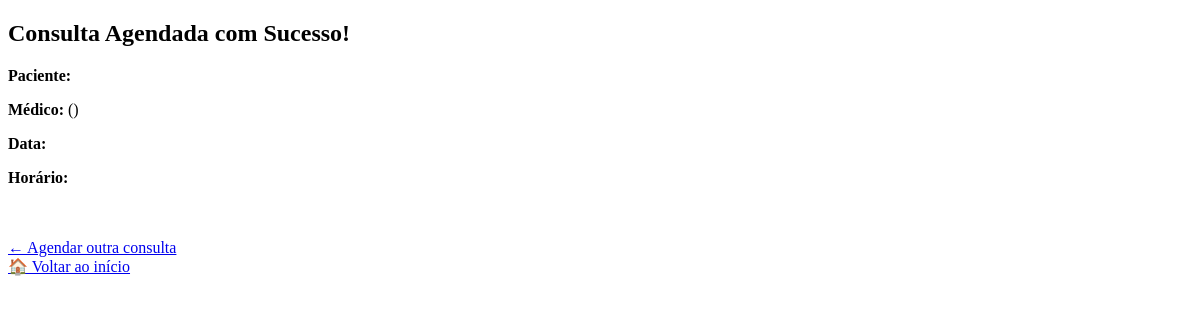
The page /comprovante/10 (signed in) on the database as committed earlier.
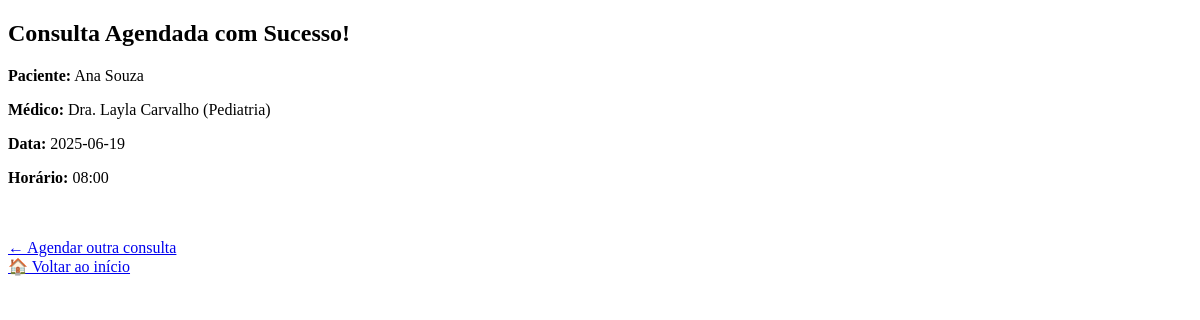
The same page on the database as committed later.
### tables this page shows
CREATE TABLE usuario (
    id INTEGER PRIMARY KEY AUTOINCREMENT,
    nome TEXT NOT NULL,
    email TEXT NOT NULL UNIQUE,
    senha_hash TEXT NOT NULL
);

CREATE TABLE "medico" (
	"id"	INTEGER,
	"nome"	TEXT NOT NULL,
	"especialidade"	TEXT NOT NULL,
	PRIMARY KEY("id" AUTOINCREMENT)
);

CREATE TABLE agenda (
    id INTEGER PRIMARY KEY AUTOINCREMENT,
    medico_id INTEGER NOT NULL,
    data TEXT NOT NULL,
    horario TEXT NOT NULL,
    vagas_totais INTEGER NOT NULL,
    vagas_ocupadas INTEGER DEFAULT 0,
    FOREIGN KEY (medico_id) REFERENCES medico(id)
);

### app.py (the view)
@app.route('/comprovante/<int:consulta_id>')
def comprovante(consulta_id):
    if 'atendente_id' not in session:
        return redirect(url_for('login'))
    conn = get_db_connection()
    cursor = conn.cursor()
    cursor.execute('''
        SELECT c.id, u.nome AS paciente, m.nome AS medico, m.especialidade,
               a.data, a.horario
        FROM consulta c
        JOIN usuario u ON c.usuario_id = u.id
        JOIN agenda a ON c.agenda_id = a.id
        JOIN medico m ON a.medico_id = m.id
        WHERE c.id = ?
    ''', (consulta_id,))
    consulta = cursor.fetchone()
    conn.close()
    return render_template('comprovante.html', consulta=consulta)

### app.py (called while the page is built)
def get_db_connection():
    conn = sqlite3.connect('clinica.db')
    conn.row_factory = sqlite3.Row
    return conn

### templates/comprovante.html (shortened to what this page needs)
<!DOCTYPE html>
<html lang="pt-BR">
<head>
</head>
<body>
    <h2>Consulta Agendada com Sucesso!</h2>
    <p><strong>Paciente:</strong> {{ consulta['paciente'] }}</p>
    <p><strong>Médico:</strong> {{ consulta['medico'] }} ({{ consulta['especialidade'] }})</p>
    <p><strong>Data:</strong> {{ consulta['data'] }}</p>
    <p><strong>Horário:</strong> {{ consulta['horario'] }}</p>
    <br><br>
    <a href="{{ url_for('agendar') }}">← Agendar outra consulta</a><br>
    <a href="{{ url_for('home') }}">🏠 Voltar ao início</a>
</body>
</html>

Rows that differ between the two databases and show on the page:
now on this page (row unchanged): usuario: paciente "Ana Souza"
now on this page (row unchanged): medico: medico "Dra. Layla Carvalho", especialidade "Pediatria"
now on this page (row edited): agenda: data "2025-06-19", horario "08:00"
